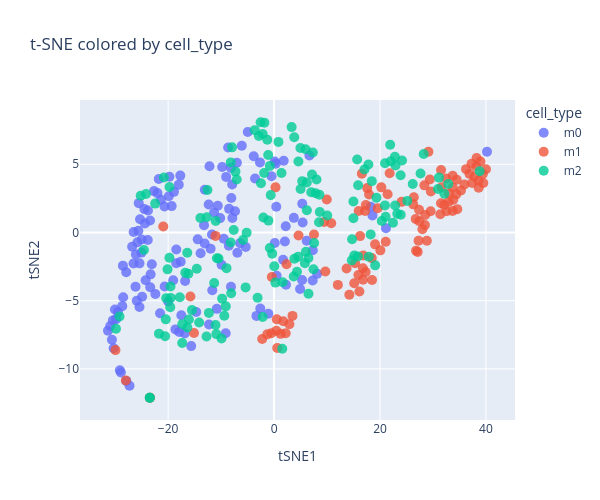

Here is the notebook cell this chart was saved with:
### Code cell
fig = px.scatter(
  tsne_df.reset_index(), x="tSNE1", y="tSNE2", color=CELL_TYPE,
  hover_name=tsne_df.index.name or "index",
  title=f"t-SNE colored by {CELL_TYPE}",
  opacity=0.8,
  width=600, height=500,
)
fig.update_traces(marker_size=10)
fig.show()

### Figure 1 — Plotly figure (JSON) as saved in the notebook; plotly's stock layout.template omitted (floating-point values rounded to 4 significant figures; data arrays with more than 128 entries replaced by an {"elided": "..."} marker saying what was removed)
{"data": [{"hovertemplate": "<b>%{hovertext}</b><br><br>cell_type=m0<br>tSNE1=%{x}<br>tSNE2=%{y}<extra></extra>", "hovertext": {"elided": "132 float values"}, "legendgroup": "m0", "marker": {"color": "#636efa", "opacity": 0.8, "size": 10, "symbol": "circle"}, "mode": "markers", "name": "m0", "orientation": "v", "showlegend": true, "type": "scatter", "x": {"elided": "132 float values"}, "xaxis": "x", "y": {"elided": "132 float values"}, "yaxis": "y"}, {"hovertemplate": "<b>%{hovertext}</b><br><br>cell_type=m1<br>tSNE1=%{x}<br>tSNE2=%{y}<extra></extra>", "hovertext": [132.0, 133.0, 134.0, 135.0, 136.0, 137.0, 138.0, 139.0, 140.0, 141.0, 142.0, 143.0, 144.0, 145.0, 146.0, 147.0, 148.0, 149.0, 150.0, 151.0, 152.0, 153.0, 154.0, 155.0, 156.0, 157.0, 158.0, 159.0, 160.0, 161.0, 162.0, 163.0, 164.0, 165.0, 166.0, 167.0, 168.0, 169.0, 170.0, 171.0, 172.0, 173.0, 174.0, 175.0, 176.0, 177.0, 178.0, 179.0, 180.0, 181.0, 182.0, 183.0, 184.0, 185.0, 186.0, 187.0, 188.0, 189.0, 190.0, 191.0, 192.0, 193.0, 194.0, 195.0, 196.0, 197.0, 198.0, 199.0, 200.0, 201.0, 202.0, 203.0, 204.0, 205.0, 206.0, 207.0, 208.0, 209.0, 210.0, 211.0, 212.0, 213.0, 214.0, 215.0, 216.0, 217.0, 218.0, 219.0, 220.0, 221.0, 222.0, 223.0, 224.0, 225.0, 226.0, 227.0, 228.0, 229.0, 230.0, 231.0, 232.0, 233.0, 234.0, 235.0], "legendgroup": "m1", "marker": {"color": "#EF553B", "opacity": 0.8, "size": 10, "symbol": "circle"}, "mode": "markers", "name": "m1", "orientation": "v", "showlegend": true, "type": "scatter", "x": [36.88, -0.4223, 21.82, 0.595, 12.04, 14.21, 35.95, 36.25, 15.29, 38.62, 29.14, 16.8, -29.95, 1.246, 26.28, 17.94, 9.446, 0.5125, 32.5, 34.39, 34.48, -0.5166, 37.82, 2.895, 28.38, 29.41, 4.623, 33.83, 32.97, 0.4141, 0.2724, 38.23, 10.79, 9.955, 19.57, 27.37, 3.477, 21.44, 38.97, 16.78, 26.73, 16.57, 29.6, -11.05, 16.84, 31.39, 40.01, 32.58, 15.13, 9.685, 26.39, -2.239, 15.98, 17.33, -1.287, 33.72, 17.29, 15.92, 2.202, 13.69, 27.41, 18.45, 24.08, 29.56, 31.51, 28.49, 20.24, 19.07, -15.11, 17.18, 38.17, 1.733, 16.24, 16.11, 20.07, 32.13, 28.84, 21.08, 37.4, 35.28, 28.53, 26.81, 28.01, 39.42, 34.58, 27.27, 33.7, 27.11, 39.51, 38.61, 33.73, 17.58, 31.62, 37.28, 33.03, 18.5, -27.98, -23.45, -23.44, -15.8, -20.92, 2.358, 7.539, 31.52], "xaxis": "x", "y": [4.296, -3.26, 4.339, -8.465, -3.843, -4.556, 3.513, 4.642, -2.257, 3.276, 5.919, -3.463, -8.62, -7.43, 2.061, 2.789, 0.7677, -6.367, 3.95, 2.794, 3.865, -7.384, 4.103, -6.725, 3.452, 3.88, -0.2238, 2.406, 2.251, -7.201, 3.308, 5.459, 0.6812, 2.417, 1.772, 1.662, -6.114, 2.799, 5.204, -2.626, 0.9898, 4.31, 3.005, -0.2515, -1.688, 1.329, 4.63, 1.554, -3.718, -2.862, 2.579, -7.801, 1.575, 2.009, -7.466, 3.316, -2.892, -3.121, -7.39, -2.637, 0.8258, -1.878, 2.242, 1.559, 2.145, 0.5479, 3.307, -0.8697, -7.367, 1.578, 4.833, -6.507, -0.2654, -4.324, -1.31, 2.024, -0.6096, -0.674, 3.626, 3.072, 1.277, -1.332, 0.2321, 4.278, 1.708, -0.6053, 1.568, -1.423, 3.619, 3.803, 4.161, 3.25, 3.314, 5.04, 2.851, -3.483, -10.85, -12.11, -12.11, -4.696, 0.4436, -2.333, -0.1546, 4.583], "yaxis": "y"}, {"hovertemplate": "<b>%{hovertext}</b><br><br>cell_type=m2<br>tSNE1=%{x}<br>tSNE2=%{y}<extra></extra>", "hovertext": {"elided": "145 float values"}, "legendgroup": "m2", "marker": {"color": "#00cc96", "opacity": 0.8, "size": 10, "symbol": "circle"}, "mode": "markers", "name": "m2", "orientation": "v", "showlegend": true, "type": "scatter", "x": {"elided": "145 float values"}, "xaxis": "x", "y": {"elided": "145 float values"}, "yaxis": "y"}], "layout": {"height": 500, "legend": {"title": {"text": "cell_type"}, "tracegroupgap": 0}, "title": {"text": "t-SNE colored by cell_type"}, "width": 600, "xaxis": {"anchor": "y", "domain": [0, 1], "title": {"text": "tSNE1"}}, "yaxis": {"anchor": "x", "domain": [0, 1], "title": {"text": "tSNE2"}}}}
